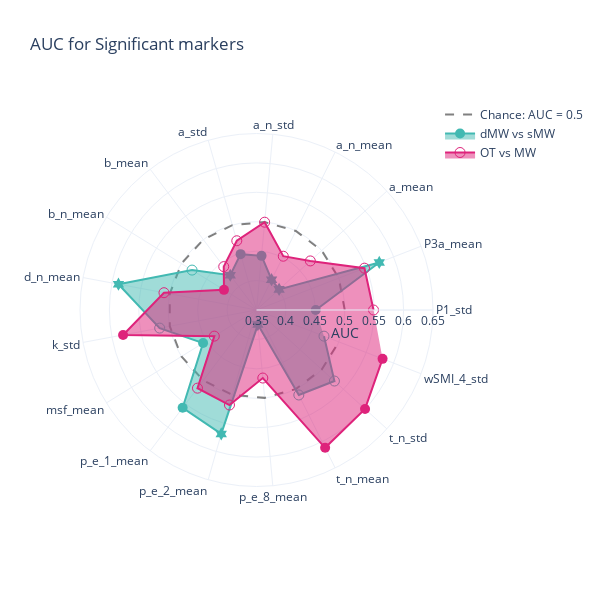

Notebook cell for this chart:
### Code cell
mw =aucs_mw[aucs_mw['markers'].isin([i for i in significant_markers])]
mind =aucs_mind[aucs_mind['markers'].isin([i for i in significant_markers])]

fig = go.Figure()


fig.add_trace(go.Scatterpolar(
    r=np.ones(len(mind['markers'])) * 0.5,
    theta=mind['markers'],
    name = 'Chance: AUC = 0.5',
    mode = 'lines',
    line = {'color':'grey', 'width': 2, 'dash': 'dash' },
))

fig.add_trace(go.Scatterpolar(
    r=mw.AUC,
    theta=mw['markers'],
    fill='toself',
    name='dMW vs sMW', 
    marker = {'color':lblue, 'size': 10},
    marker_symbol= mw.symbol.to_list()
))

fig.add_trace(go.Scatterpolar(
    r=mind.AUC,
    theta=mind['markers'],
    fill='toself',
    name='OT vs MW',
    marker = {'color':pink, 'size': 10},
    marker_symbol= mind.symbol.to_list()
))


fig.update_layout(
    title="AUC for Significant markers",
#     legend_title="Classification",
    width=600,
    height=600,
    template = 'plotly_white',
    
  polar=dict(
    radialaxis=dict(
    title = 'AUC',
      visible=True,
        range = [0.35,0.65]
    ),
  ),
    
  showlegend=True
)

fig.show()
pio.write_json(fig, 'Figs/radar_auc_significant.plotly')

### Figure 1 — Plotly figure (JSON) as saved in the notebook; plotly's stock layout.template omitted (floating-point values rounded to 4 significant figures)
{"data": [{"line": {"color": "grey", "dash": "dash", "width": 2}, "mode": "lines", "name": "Chance: AUC = 0.5", "r": [0.5, 0.5, 0.5, 0.5, 0.5, 0.5, 0.5, 0.5, 0.5, 0.5, 0.5, 0.5, 0.5, 0.5, 0.5, 0.5, 0.5], "theta": ["P1_std", "P3a_mean", "a_mean", "a_n_mean", "a_n_std", "a_std", "b_mean", "b_n_mean", "d_n_mean", "k_std", "msf_mean", "p_e_1_mean", "p_e_2_mean", "p_e_8_mean", "t_n_mean", "t_n_std", "wSMI_4_std"], "type": "scatterpolar"}, {"fill": "toself", "marker": {"color": "#42B9B2", "size": 10, "symbol": ["circle", "hexagram", "hexagram", "hexagram", "circle", "circle", "hexagram", "circle-open", "hexagram", "circle-open", "circle", "circle", "hexagram", "hexagram", "circle-open", "circle-open", "circle-open"]}, "name": "dMW vs sMW", "r": [0.4507, 0.5738, 0.402, 0.4075, 0.4424, 0.4487, 0.4241, 0.4789, 0.5887, 0.5174, 0.4568, 0.5583, 0.569, 0.3749, 0.5114, 0.5292, 0.473], "theta": ["P1_std", "P3a_mean", "a_mean", "a_n_mean", "a_n_std", "a_std", "b_mean", "b_n_mean", "d_n_mean", "k_std", "msf_mean", "p_e_1_mean", "p_e_2_mean", "p_e_8_mean", "t_n_mean", "t_n_std", "wSMI_4_std"], "type": "scatterpolar"}, {"fill": "toself", "marker": {"color": "#DE237B", "size": 10, "symbol": ["circle-open", "circle-open", "circle-open", "circle-open", "circle-open", "circle-open", "circle-open", "circle", "circle-open", "circle", "circle-open", "circle-open", "circle-open", "circle-open", "circle", "circle", "circle"]}, "name": "OT vs MW", "r": [0.5489, 0.5468, 0.4738, 0.4521, 0.4999, 0.4724, 0.4424, 0.415, 0.51, 0.5807, 0.4344, 0.5165, 0.5179, 0.4661, 0.6117, 0.5996, 0.5798], "theta": ["P1_std", "P3a_mean", "a_mean", "a_n_mean", "a_n_std", "a_std", "b_mean", "b_n_mean", "d_n_mean", "k_std", "msf_mean", "p_e_1_mean", "p_e_2_mean", "p_e_8_mean", "t_n_mean", "t_n_std", "wSMI_4_std"], "type": "scatterpolar"}], "layout": {"height": 600, "polar": {"angularaxis": {"type": "category"}, "radialaxis": {"autorange": false, "range": [0.35, 0.65], "title": {"text": "AUC"}, "type": "linear", "visible": true}}, "showlegend": true, "title": {"text": "AUC for Significant markers"}, "width": 600}}
